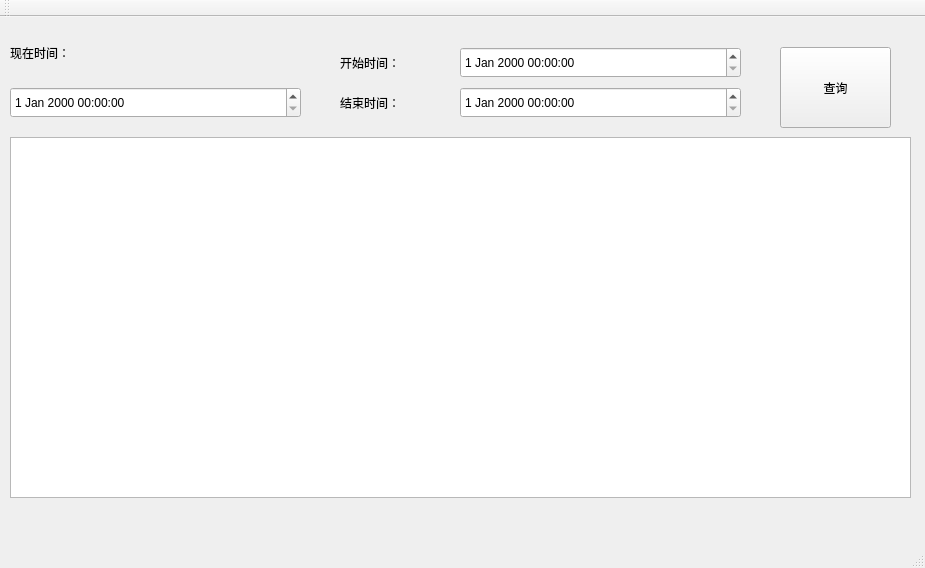
<?xml version="1.0" encoding="UTF-8"?>
<ui version="4.0">
 <class>MainWindow</class>
 <widget class="QMainWindow" name="MainWindow">
  <property name="geometry">
   <rect>
    <x>0</x>
    <y>0</y>
    <width>925</width>
    <height>568</height>
   </rect>
  </property>
  <property name="windowTitle">
   <string>MainWindow</string>
  </property>
  <widget class="QWidget" name="centralWidget">
   <widget class="QDateTimeEdit" name="dateTimeEdit">
    <property name="geometry">
     <rect>
      <x>10</x>
      <y>70</y>
      <width>291</width>
      <height>31</height>
     </rect>
    </property>
   </widget>
   <widget class="QPushButton" name="pushButton">
    <property name="geometry">
     <rect>
      <x>780</x>
      <y>30</y>
      <width>111</width>
      <height>81</height>
     </rect>
    </property>
    <property name="text">
     <string>查询</string>
    </property>
   </widget>
   <widget class="QTableWidget" name="tableWidget">
    <property name="geometry">
     <rect>
      <x>10</x>
      <y>120</y>
      <width>901</width>
      <height>361</height>
     </rect>
    </property>
   </widget>
   <widget class="QDateTimeEdit" name="dateTimeEdit_2">
    <property name="geometry">
     <rect>
      <x>460</x>
      <y>30</y>
      <width>281</width>
      <height>31</height>
     </rect>
    </property>
   </widget>
   <widget class="QDateTimeEdit" name="dateTimeEdit_3">
    <property name="geometry">
     <rect>
      <x>460</x>
      <y>70</y>
      <width>281</width>
      <height>31</height>
     </rect>
    </property>
   </widget>
   <widget class="QLabel" name="label">
    <property name="geometry">
     <rect>
      <x>340</x>
      <y>30</y>
      <width>91</width>
      <height>31</height>
     </rect>
    </property>
    <property name="text">
     <string>开始时间：</string>
    </property>
   </widget>
   <widget class="QLabel" name="label_2">
    <property name="geometry">
     <rect>
      <x>340</x>
      <y>70</y>
      <width>111</width>
      <height>31</height>
     </rect>
    </property>
    <property name="text">
     <string>结束时间：</string>
    </property>
   </widget>
   <widget class="QLabel" name="label_3">
    <property name="geometry">
     <rect>
      <x>10</x>
      <y>20</y>
      <width>121</width>
      <height>31</height>
     </rect>
    </property>
    <property name="text">
     <string>现在时间：</string>
    </property>
   </widget>
  </widget>
  <widget class="QMenuBar" name="menuBar">
   <property name="geometry">
    <rect>
     <x>0</x>
     <y>0</y>
     <width>925</width>
     <height>37</height>
    </rect>
   </property>
  </widget>
  <widget class="QToolBar" name="mainToolBar">
   <attribute name="toolBarArea">
    <enum>TopToolBarArea</enum>
   </attribute>
   <attribute name="toolBarBreak">
    <bool>false</bool>
   </attribute>
  </widget>
  <widget class="QStatusBar" name="statusBar"/>
 </widget>
 <layoutdefault spacing="6" margin="11"/>
 <resources/>
 <connections/>
</ui>
